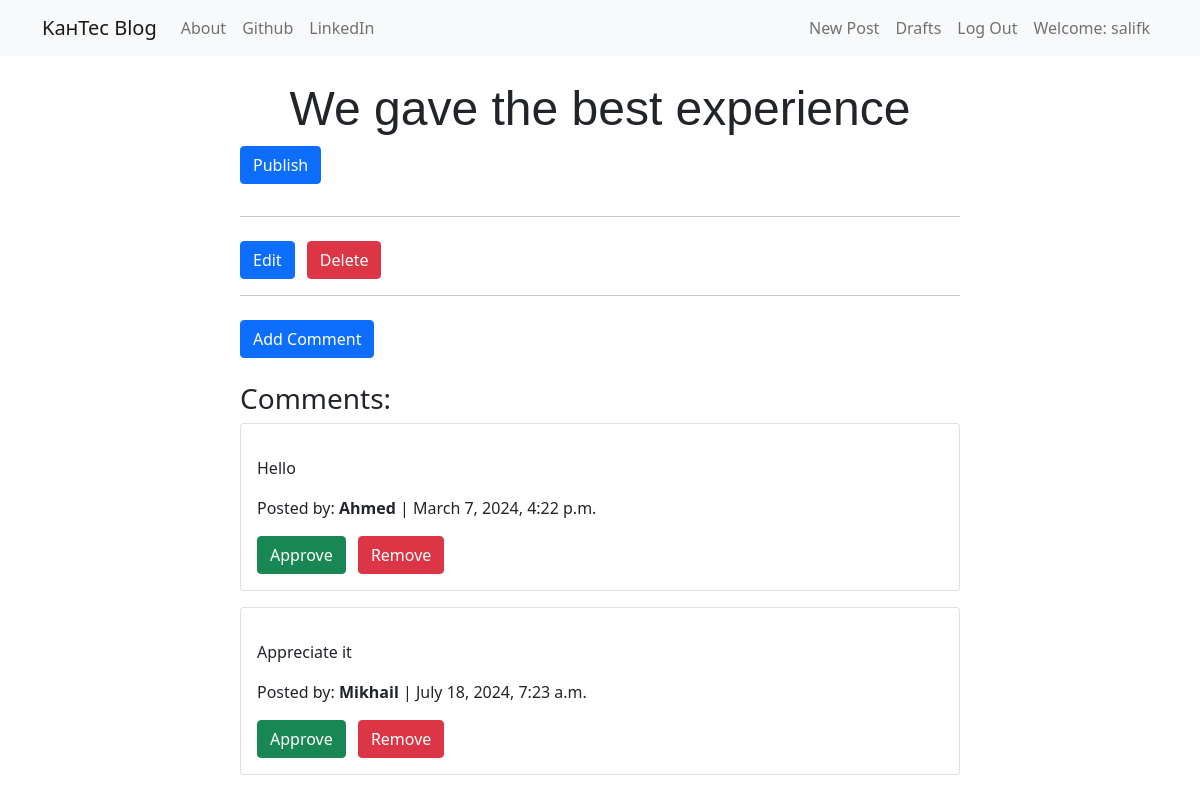
The app's page /post/1/ (signed in) with its own data.
### blog/models.py (models this page shows, shortened)
class Post(models.Model):
    author = models.ForeignKey('auth.User', on_delete=models.CASCADE)
    title = models.CharField(max_length=200)
    text = models.TextField()
    create_delete = models.DateTimeField(default=timezone.now)
    published_date = models.DateField(blank=True, null=True);

class Comment(models.Model):
    post = models.ForeignKey('blog.Post', related_name='comments', on_delete=models.CASCADE)
    author = models.CharField(max_length=200)
    text = models.TextField()
    created_date = models.DateTimeField(default=timezone.now)
    approved_comment = models.BooleanField(default=False)

### blog/views.py (the view)
# urls.py: path('post/<int:pk>/', views.PostDetailView.as_view(), name='post_detail'),
class PostDetailView(DetailView):
    model = Post

### blog/templates/blog/post_detail.html (shortened to what this page needs)
{% extends "blog/base.html" %}
{% load bootstrap_icons %}
{% block content %}
<div class="container">
    <div class="row">
        <div class="col-md-8 mx-auto">
            <h1 class="posttitle">{{ post.title }}</h1>
            {% if post.published_date %}
                <div class="date postdate">
                    Published on: {{ post.published_date }}
                </div>
            {% else %}
                <a class="btn btn-primary mb-3" href="{% url 'post_publish' pk=post.pk %}">Publish</a>
            {% endif %}
            <hr>
            {% if user.is_authenticated %}
            <div class="mt-4">
                <a class="btn btn-primary me-2" href="{% url 'post_edit' pk=post.pk %}">
                     Edit
                </a>
                <a class="btn btn-danger" href="{% url 'post_remove' pk=post.pk %}">
                     Delete
                </a>
            </div>
            {% endif %}
            <hr>
            <div class="mt-4 mb-4">
                <div class="btn-group">
                    <a class="btn btn-primary btn-comment" href="{% url 'add_comment_to_post' pk=post.pk %}">
                         Add Comment
                    </a>
                </div>
            </div>
            {% if post.comments.count > 0 %}
                <h3>Comments:</h3>
                {% for comment in post.comments.all %}
                    <div class="card mb-3">
                        <div class="card-body">
                            <p class="card-text">{{ comment.text|safe|linebreaks }}</p>
                            <p class="card-text">Posted by: <b>{{ comment.author }}</b> | {{ comment.created_date }}</p>
                            {% if user.is_authenticated and not comment.approved_comment %}
                            <div>
                                <a class="btn btn-success me-2" href="{% url 'comment_approve' pk=comment.pk %}">
                                     Approve
                                </a>
                                <a class="btn btn-danger" href="{% url 'comment_remove' pk=comment.pk %}">
                                     Remove
                                </a>
                            </div>
                            {% endif %}
                        </div>
                    </div>
                {% empty %}
                    <p>No comments yet.</p>
                {% endfor %}
            {% else %}
                <p>No comments yet.</p>
            {% endif %}
        </div>
    </div>
</div>
{% endblock %}

### blog/templates/blog/base.html (shortened to what this page needs)
<!DOCTYPE html>
<html lang="en">
<head>
    {% load static %}
    <link href="https://cdn.jsdelivr.net/npm/bootstrap@5.0.2/dist/css/bootstrap.min.css" rel="stylesheet">
    <link rel="stylesheet" href="//cdn.jsdelivr.net/npm/medium-editor@latest/dist/css/medium-editor.min.css" type="text/css" media="screen" charset="utf-8">
    <link rel="stylesheet" href="{% static 'css/blog.css' %}">
</head>
<body>
<nav class="navbar navbar-expand-md navbar-light bg-light">
    <div class="container">
        <a class="navbar-brand" href="{% url 'post_list' %}">KaнTec Blog</a>
        <div class="collapse navbar-collapse" id="navbarNav">
            <ul class="navbar-nav">
                <li class="nav-item">
                    <a class="nav-link" href="{% url 'about' %}">About</a>
                </li>
                <li class="nav-item">
                    <a class="nav-link" href="#">Github</a>
                </li>
                <li class="nav-item">
                    <a class="nav-link" href="#">LinkedIn</a>
                </li>
            </ul>
            <ul class="navbar-nav ms-auto">
                {% if user.is_authenticated %}
                    <li class="nav-item">
                        <a class="nav-link" href="{% url 'post_new' %}">New Post</a>
                    </li>
                    <li class="nav-item">
                        <a class="nav-link" href="{% url 'post_draft_list' %}">Drafts</a>
                    </li>
                    <li class="nav-item">
                        <a class="nav-link" href="{% url 'logout' %}">Log Out</a>
                    </li>
                    <li class="nav-item">
                        <a class="nav-link" href="#">Welcome: {{ user.username }}</a>
                    </li>
                {% else %}
                    <li class="nav-item">
                        <a class="nav-link" href="{% url 'login' %}"><i class="bi bi-person"></i> Login</a>
                    </li>
                {% endif %}
            </ul>
        </div>
    </div>
</nav>
<div class="container mt-4">
    <div class="blog_posts">
        {% block content %}
        {% endblock %}
    </div>
</div>
</body>
</html>

### blog/static/css/blog.css (style rules this page uses)
.posttitle { font-family: "Russo One", sans-serif; font-size: 3em; text-align: center; }
.btn-comment { position: absolute; right: 0px; }

### records on screen
Post: title "We gave the best experience"
Comment: text "Hello", author "Ahmed", created_date "March 7, 2024, 4:22 p.m.", approved_comment "Approve"
Comment: text "Appreciate it", author "Mikhail", created_date "July 18, 2024, 7:23 a.m.", approved_comment "Approve"

### other values on screen
{{ user.username }} "salifk"
